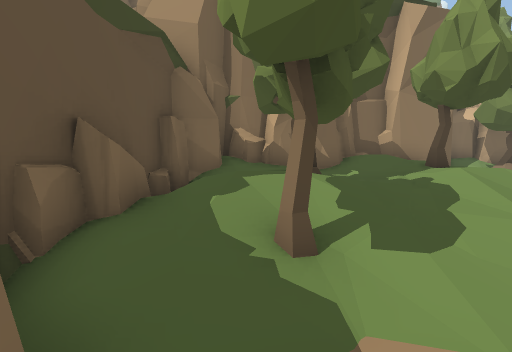
view 1 (above)

24 first-person views from a walk through a scene from a Unity 3-D project. The camera is 1.5 m above the floor, tilts 8° down and sees 90° across. The floor is counted in squares, 1 m on a side. Each view is taken from the middle of a square. On the plan, view 1 faces up. The plan holds only what a view shows up to about 13 squares ahead; the rest is blank. The place goes on beyond the plan. The player character is not drawn.

view 2
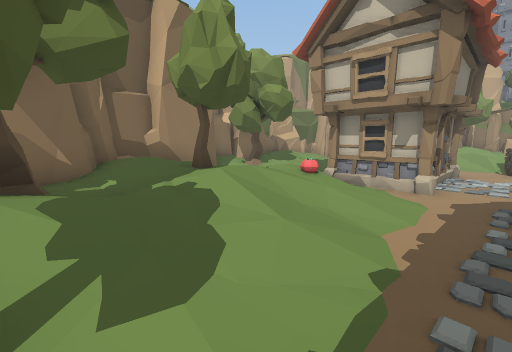

view 3
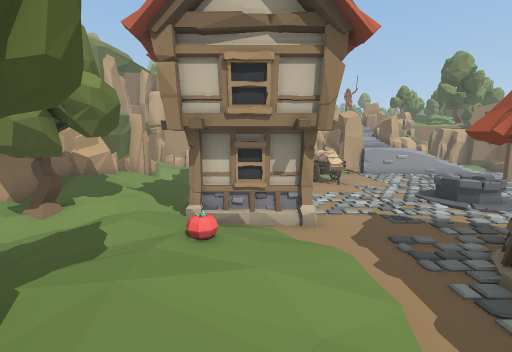

view 4
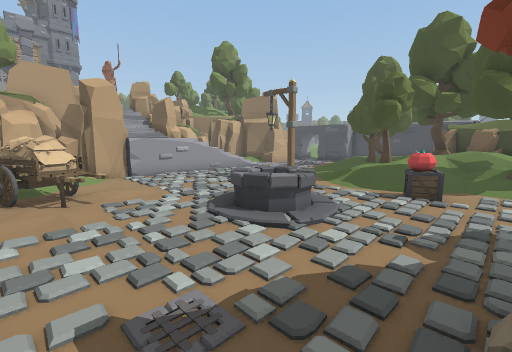

view 5
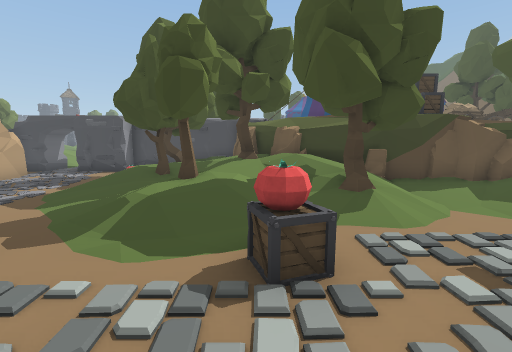

view 6
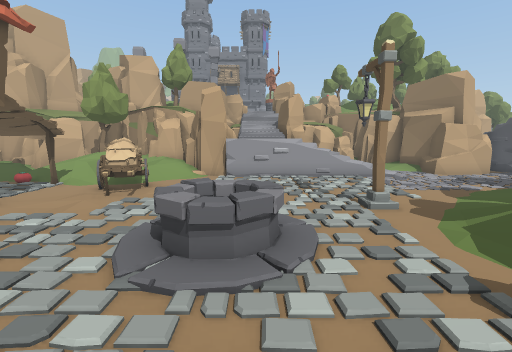

view 7
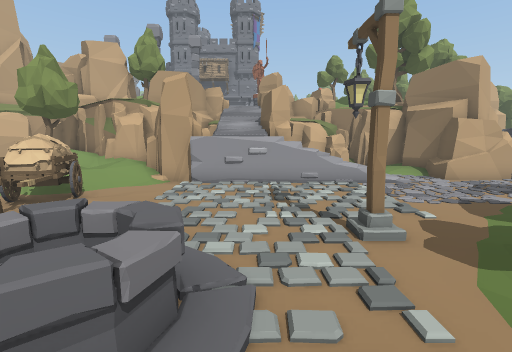

view 8
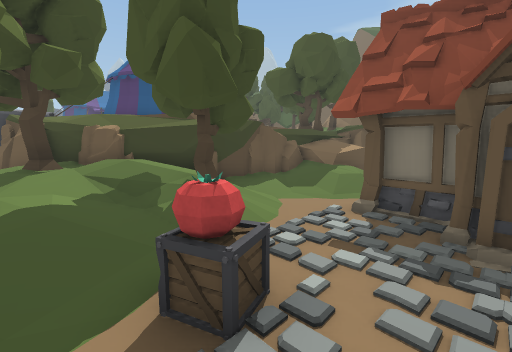

view 9
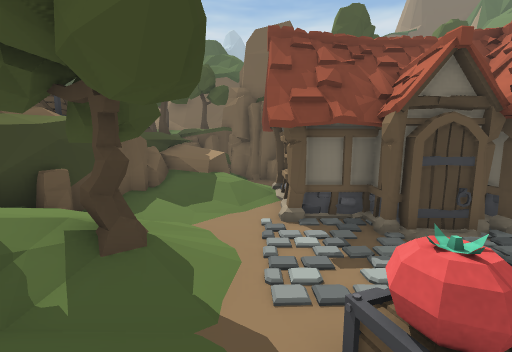

view 10
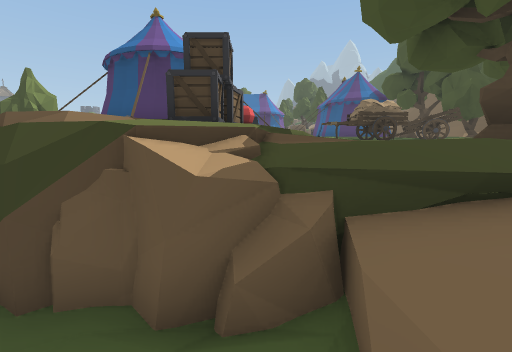

view 11
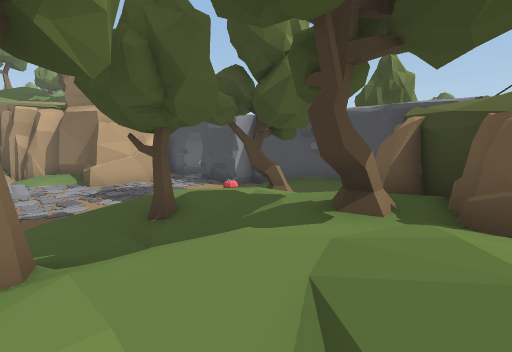

view 12
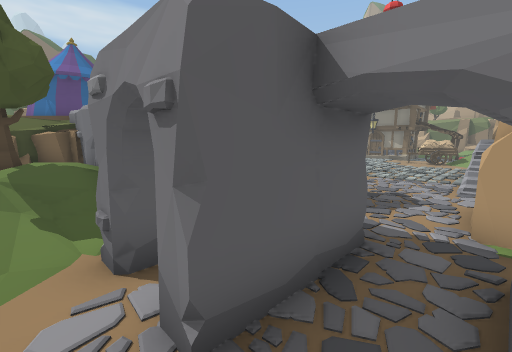

view 13
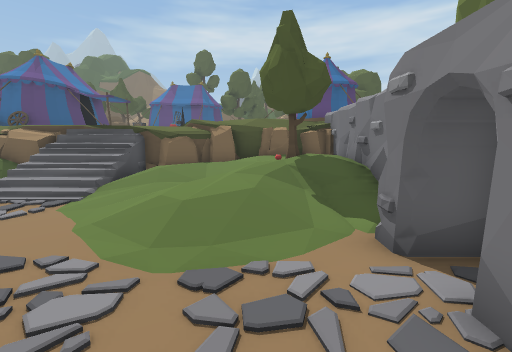

view 14
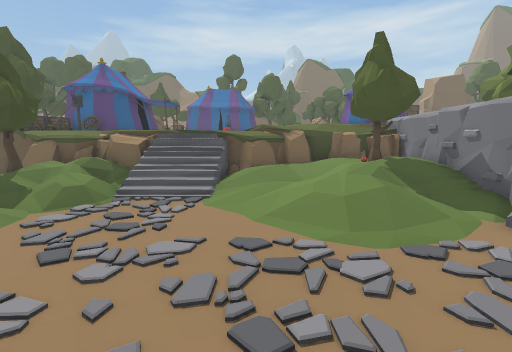

view 15
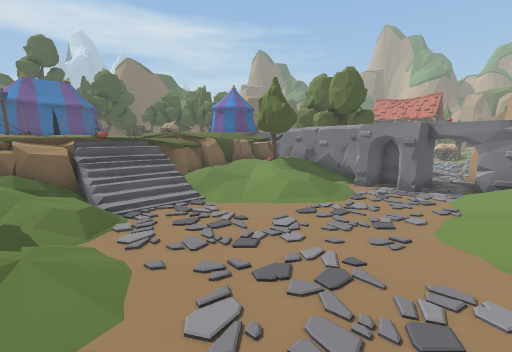

view 16
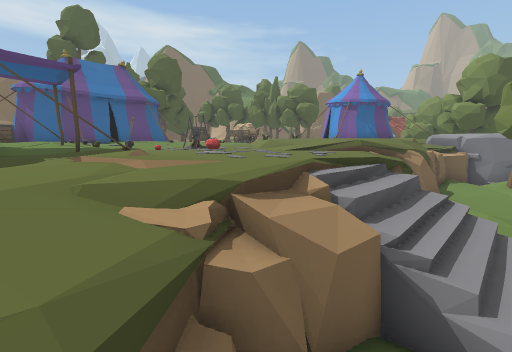

view 17
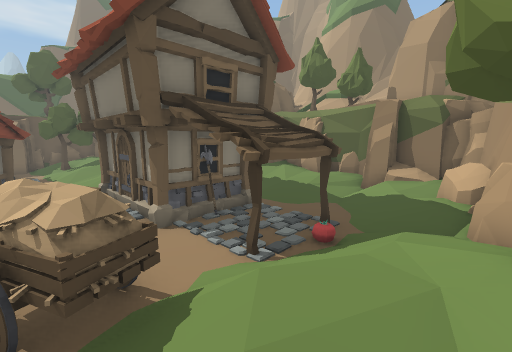

view 18
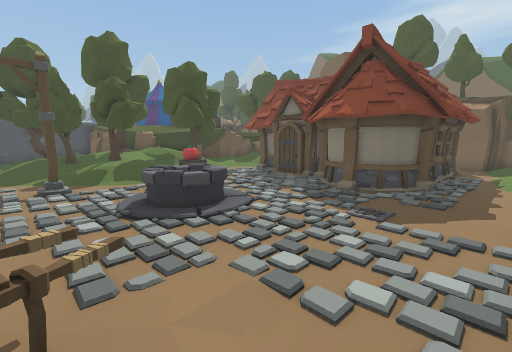

view 19
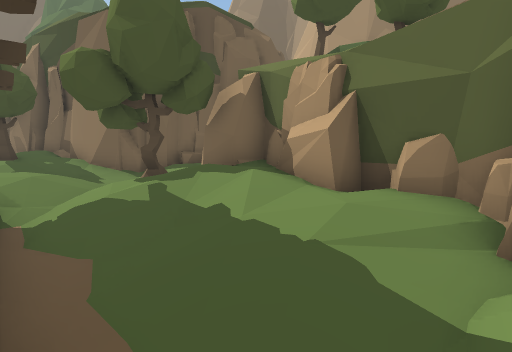

view 20
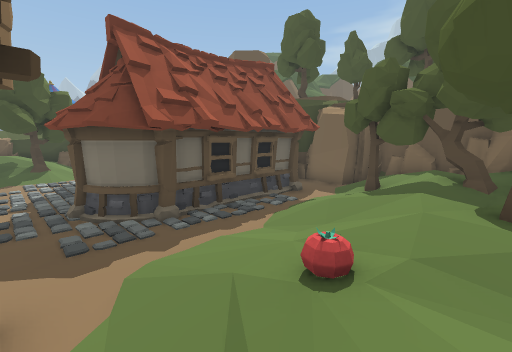

view 21
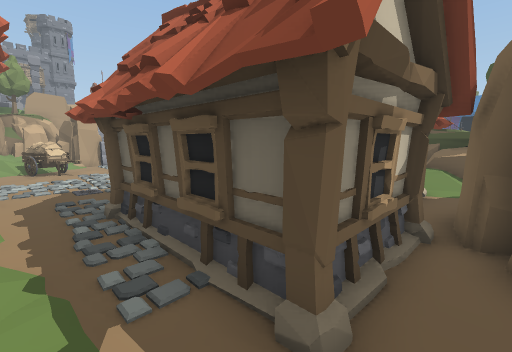

view 22
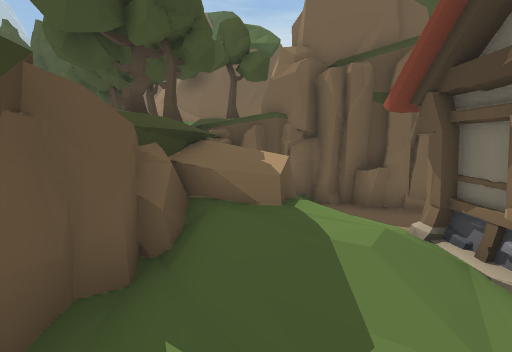

view 23
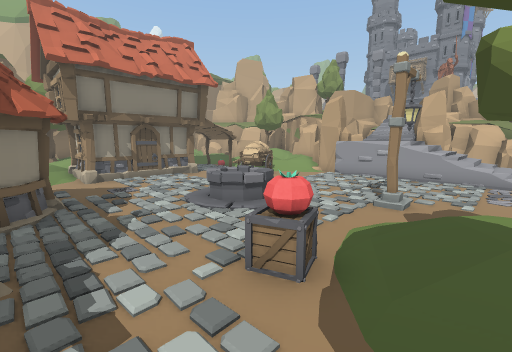

view 24
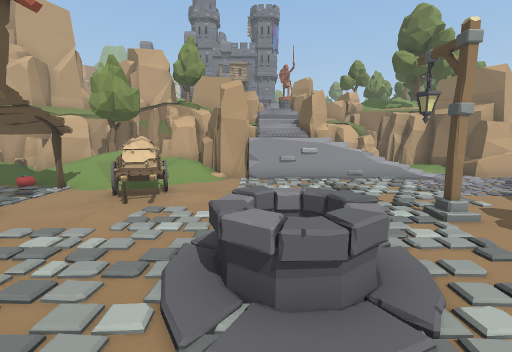

### Floor plan
Key: @ floor where view 1 was taken; # wall or solid block; . main floor; : floor 0.25 m higher than the main floor; + floor 0.5 m higher than the main floor; * floor 0.75 m higher than the main floor; % floor 1 m higher than the main floor; & floor 1.25 m higher than the main floor; / step, stairs or slope; = window, fence, low wall or low ledge; ^ raised ledge; v drop or lower ground; T tree; C crate; O other object.
Columns run from 4 left of view 1 to 21 right of it. Each row starts with its distance up from view 1.
 11            ##########
 10            #=###%##*#####
  9           ##TT////+////=#
  8       #####:T/+///:///+=#
  7      ##%TT////////..../+##
  6   #####/TT//*/./..O..///##
  5   #/%T//TT////O   O..O///#
  4   #/TT+*/////.O   #..///T#
  3   #+TT/////:/OOOOOO..O/*T#
  2   #//.../.............///#
  1   ##................OO/+/#
  0   ##@O#OOOOO......OOOO//+#
 -1    #.O   O OO......O.../O#
 -2    #.O  OOOO...........OO
 -3    ##O  OOOO...OOO.....OO
 -4     ##   OO....OOO.....v
 -5     #.   OO............v
 -6     #.O  #.............v/O
 -7    ##.O###...CC...O....=&&
 -8    ##////.....////.....=//
 -9    #OO/+/..//./TT/.....=//
-10    #OO/*/:/TT//*T/:..../::
-11   ###O#=##/T#^//TT//...../
-12   #T^^^^#####^^/TTT/....OO
-13    T  ^^   ###TT* O ....OO
-14    T  ^C     ##TTTT ....OO
-15 TT            ##TTT ....OO
-16                #:T..###.##
-17                ########.##
-18               #########.##
-19           #^ ^^=TT /###.//
-20              ^^%T////...//
-21  O          ^^^%/////..../
-22 ^^       O ^^^#///*+/..../
-23 T       ^O^^^##*/:///....:
-24        ^^^^^^^^=*/:....../
-25         ^^ ^^^^^:/........
-26        ^OO ^^^^^^+........
-27        ^^###^^^^^+........
-28      ^^^^###^^^^^//......
-29   ####^O^^#^^^^^#/+///..
-30  ##  ^^^^^^^^^^^///////  /
-31   #  ^^^^^^^^^^^/T/
-32            O  ^^ TT

Where each view was taken, in squares from view 1:
view 1: 0 up, 0 right, facing up
view 2: 1 up, 1 right, facing up-right
view 3: 4 up, 3 right, facing right
view 4: 1 up, 8 right, facing down-right
view 5: 4 down, 10 right, facing down
view 6: 4 down, 8 right, facing right
view 7: 5 down, 10 right, facing right
view 8: 5 down, 11 right, facing down-left
view 9: 8 down, 11 right, facing left
view 10: 9 down, 3 right, facing down
view 11: 10 down, 9 right, facing down-right
view 12: 20 down, 20 right, facing up-left
view 13: 21 down, 20 right, facing left
view 14: 24 down, 21 right, facing left
view 15: 30 down, 21 right, facing up-left
view 16: 31 down, 12 right, facing up-left
view 17: 0 up, 20 right, facing up-left
view 18: 2 up, 15 right, facing down-left
view 19: 6 up, 16 right, facing up-left
view 20: 6 up, 9 right, facing down-left
view 21: 2 up, 0 right, facing down-right
view 22: 10 down, 6 right, facing left
view 23: 9 down, 7 right, facing up-right
view 24: 3 down, 9 right, facing right
